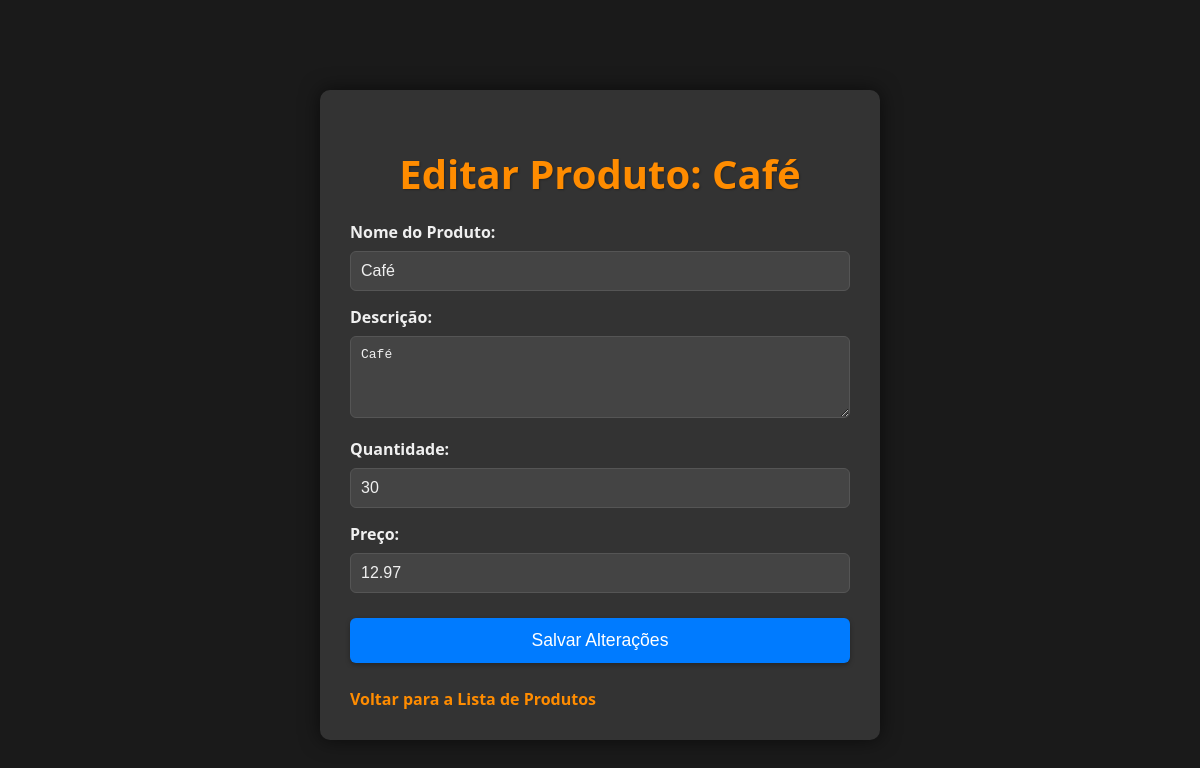
Page /home/produtos/editar/1/ (signed in) on the committed database.
### home/models.py (models this page shows, shortened)
class Produto(models.Model):
    nome = models.CharField(max_length=200, help_text="Nome do produto.")
    descricao = models.TextField(blank=True, null=True, help_text="Descrição detalhada do produto.")
    quantidade = models.IntegerField(default=0, help_text="Quantidade atual em estoque.")
    preco = models.DecimalField(max_digits=10, decimal_places=2, blank=True, null=True, help_text="Preço unitário do produto.")
    data_entrada = models.DateTimeField(auto_now_add=True, help_text="Data em que o produto foi registrado.")
    ultima_atualizacao = models.DateTimeField(auto_now=True, help_text="Última vez que as informações do produto foram atualizadas.")
    empresa = models.ForeignKey(Empresa, on_delete=models.CASCADE, related_name='produtos')
    class Meta:
        verbose_name = "Produto"
        verbose_name_plural = "Produtos"
        ordering = ['nome']

### home/views.py (the view)
    def wrapper(request, *args, **kwargs):
        usuario_id = request.session.get('usuario_id')
        if not usuario_id:
            messages.error(request, 'Você precisa estar logado para acessar esta página.')
            return redirect('login')
        try:
            request.current_usuario = Usuario.objects.get(pk=usuario_id)
            request.current_empresa = request.current_usuario.empresa
        except Usuario.DoesNotExist:
            messages.error(request, 'Sessão inválida. Por favor, faça login novamente.')
            if 'usuario_id' in request.session:
                del request.session['usuario_id']
            return redirect('login')
        return view_func(request, *args, **kwargs)

### home/forms.py
class ProdutoForm(forms.ModelForm):
    class Meta:
        model = Produto
        fields = ['nome', 'descricao', 'quantidade', 'preco']
        labels = {
            'nome': 'Nome do Produto',
            'descricao': 'Descrição',
            'quantidade': 'Quantidade',
            'preco': 'Preço Unitário',
        }
        widgets = {
            'descricao': forms.Textarea(attrs={'rows': 4}),
            'preco': forms.NumberInput(attrs={'step': '0.01'}),
        }

### home/views.py (called while the page is built)
def usuario_required(view_func):
    def wrapper(request, *args, **kwargs):
        usuario_id = request.session.get('usuario_id')
        if not usuario_id:
            messages.error(request, 'Você precisa estar logado para acessar esta página.')
            return redirect('login')
        try:
            request.current_usuario = Usuario.objects.get(pk=usuario_id)
            request.current_empresa = request.current_usuario.empresa
        except Usuario.DoesNotExist:
            messages.error(request, 'Sessão inválida. Por favor, faça login novamente.')
            if 'usuario_id' in request.session:
                del request.session['usuario_id']
            return redirect('login')
        return view_func(request, *args, **kwargs)
    return wrapper

@usuario_required
def editar_produto(request, pk):
    produto = get_object_or_404(Produto, pk=pk)
    if produto.empresa != request.current_empresa:
        messages.error(request, 'Você não tem permissão para editar este produto.')
        return redirect('lista_produtos')
    if request.method == 'POST':
        form = ProdutoForm(request.POST, instance=produto)
        if form.is_valid():
            form.save()
            messages.success(request, 'Produto atualizado com sucesso!')
            return redirect('lista_produtos')
        else:
            messages.error(request, 'Ocorreu um erro ao atualizar o produto. Verifique os dados.')
    else:
        form = ProdutoForm(instance=produto)
    context = {
        'form': form,
        'produto': produto
    }
    return render(request, 'editar_produto.html', context)

### home/templates/editar_produto.html (shortened to what this page needs)
<!DOCTYPE html>
<html lang="pt-br">
  <head>
  </head>
  <body>
    <div class="main-content">
      <h1>Editar Produto: {{ produto.nome }}</h1>
      <form method="post">
        <div class="form-field">
          <label for="{{ form.nome.id_for_label }}">Nome do Produto:</label>
          {{ form.nome }}
        </div>
        <div class="form-field">
          <label for="{{ form.descricao.id_for_label }}">Descrição:</label>
          {{ form.descricao }}
        </div>
        <div class="form-field">
          <label for="{{ form.quantidade.id_for_label }}">Quantidade:</label>
          {{ form.quantidade }}
        </div>
        <div class="form-field">
          <label for="{{ form.preco.id_for_label }}">Preço:</label>
          {{ form.preco }}
        </div>
        <button type="submit">Salvar Alterações</button>
      </form>
      <a href="{% url 'lista_produtos' %}" class="back-link"
        >Voltar para a Lista de Produtos</a
      >
    </div>
  </body>
</html>

### home/templates/editar_produto.html (style rules this page uses)
body { font-family: "Segoe UI", Tahoma, Geneva, Verdana, sans-serif; background-color: #1a1a1a; color: #f0f0f0; display: flex; justify-content: center; align-items: center; min-height: 100vh; margin: 0; flex-direction: column; text-align: center; padding: 15px; }
.main-content { background-color: #333; padding: 30px; border-radius: 10px; box-shadow: 0 0 20px rgba(0, 0, 0, 0.6); width: 100%; max-width: 500px; text-align: left; }
h1 { color: #ff8c00; font-size: 2.5em; margin-bottom: 20px; text-shadow: 1px 1px 2px rgba(0, 0, 0, 0.3); text-align: center; }
form { text-align: left; margin-top: 20px; }
.form-field { margin-bottom: 15px; }
label { display: block; margin-bottom: 8px; font-weight: bold; color: #f0f0f0; }
input[type="text"], input[type="number"], textarea { width: 100%; box-sizing: border-box; padding: 10px; border: 1px solid #555; border-radius: 6px; background-color: #444; color: #f0f0f0; font-size: 1em; }
button[type="submit"] { background-color: #007bff; color: white; padding: 12px 20px; border: none; border-radius: 6px; cursor: pointer; font-size: 1.1em; width: 100%; transition: background-color 0.3s ease, transform 0.2s ease; margin-top: 10px; box-shadow: 0 2px 5px rgba(0, 0, 0, 0.3); }
.back-link { display: inline-block; margin-top: 25px; color: #ff8c00; text-decoration: none; font-weight: bold; font-size: 1em; }

### rows in the picture
Produto: nome "Café", descricao "Café", quantidade "30", preco "12.97"
